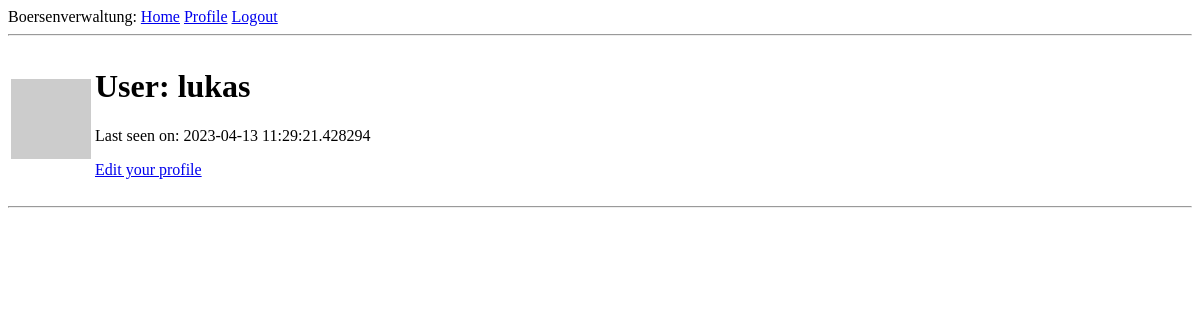
Page /user/lukas (signed in) on the earlier database version.
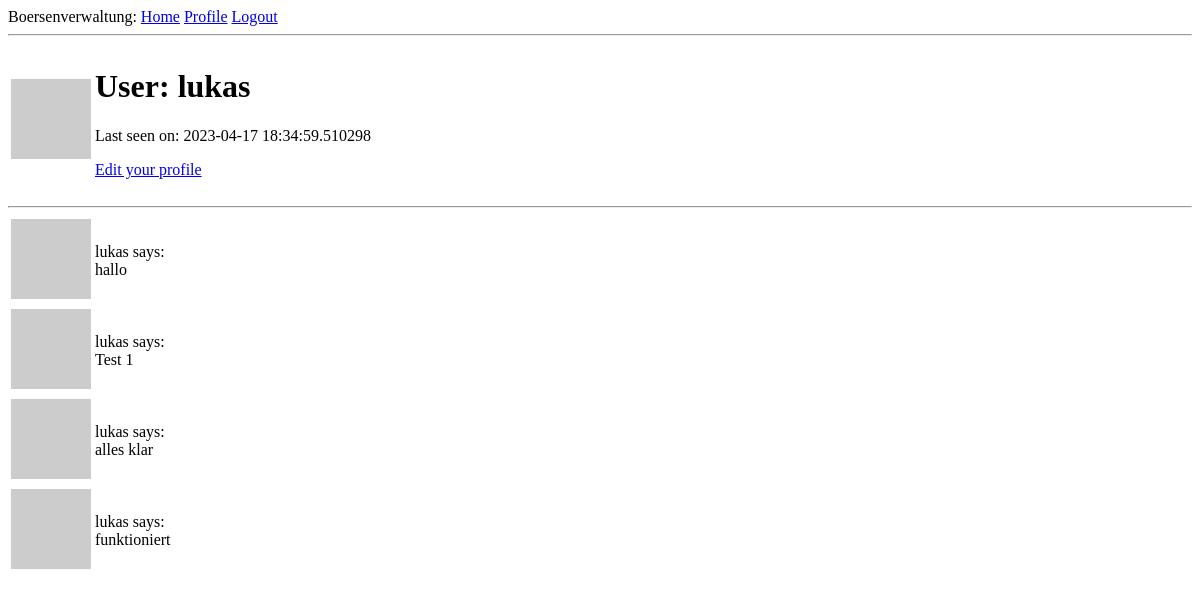
Same page on the later database version.
### app/models.py (models this page shows, shortened)
class User(UserMixin, db.Model):
    id = db.Column(db.Integer, primary_key=True)
    username = db.Column(db.String(64), index=True, unique=True)
    email = db.Column(db.String(120), index=True, unique=True)
    password_hash = db.Column(db.String(128))
    posts = db.relationship('Post', backref='author', lazy='dynamic')
    about_me = db.Column(db.String(140))
    last_seen = db.Column(db.DateTime, default=datetime.utcnow)
    def avatar(self, size):
        digest = md5(self.email.lower().encode('utf-8')).hexdigest()
        return 'https://www.gravatar.com/avatar/{}?d=identicon&s={}'.format(
            digest, size)

class Post(db.Model):
    id = db.Column(db.Integer, primary_key=True)
    body = db.Column(db.String(140))
    timestamp = db.Column(db.DateTime, index=True, default=datetime.utcnow)
    user_id = db.Column(db.Integer, db.ForeignKey('user.id'))

### app/routes.py (the view)
@app.route('/user/<username>')
@login_required
def user(username):
    user = User.query.filter_by(username=username).first_or_404()
    posts = Post.query.all()
    return render_template('user.html', user=user, posts=posts)

### app/models.py (called while the page is built)
@login.user_loader
def load_user(id):
    return User.query.get(int(id))

### app/routes.py (called while the page is built)
@app.before_request
def before_request():
    if current_user.is_authenticated:
        current_user.last_seen = datetime.utcnow()
        db.session.commit()

### app/templates/user.html (shortened to what this page needs)
{% extends "base.html" %}
{% block content %}
    <table>
        <tr>
            <td><img class = "top" src="{{ user.avatar(128) }}" alt="link"></td>
            <td>
                <h1>User: {{ user.username }}</h1>
                {% if user.last_seen %}<p>Last seen on: {{ user.last_seen }}</p>{% endif %}
                {% if user == current_user %}
                    <p><a href="{{ url_for('edit_profile') }}">Edit your profile</a></p>
                {% endif %}
            </td>
        </tr>
    </table>
    <hr>
    {% for post in posts %}
        {% include '_post.html' %}
    {% endfor %}
{% endblock %}

### app/templates/base.html (shortened to what this page needs)
<!DOCTYPE html>
<html>
    <head>
    </head>
    <body>
        <div>
            Boersenverwaltung:
            <a href="{{ url_for('index') }}">Home</a>
            {% if current_user.is_anonymous %}
            <a href="{{ url_for('login') }}">Login</a>
            {% else %}
            <a href="{{ url_for('user', username=current_user.username) }}">Profile</a>
            <a href="{{ url_for('logout') }}">Logout</a>
            {% endif %}
        </div>
        <hr>
        {% block content %}{% endblock %}
    </body>
</html>

### app/templates/_post.html
<table>
    <tr>
        <td><img class = "top" src="{{ post.author.avatar(36) }}"></td>
        <td>{{ post.author.username }} says: <br>{{ post.body }}</td>
    </tr>
</table>

Differences in the rows shown:
changed User "lukas": last_seen "2023-04-13 11:29:21.428294" → "2023-04-17 18:34:59.510298"
added Post: author.username "lukas", body "hallo"
added Post: author.username "lukas", body "Test 1"
added Post: author.username "lukas", body "alles klar"
added Post: author.username "lukas", body "funktioniert"
